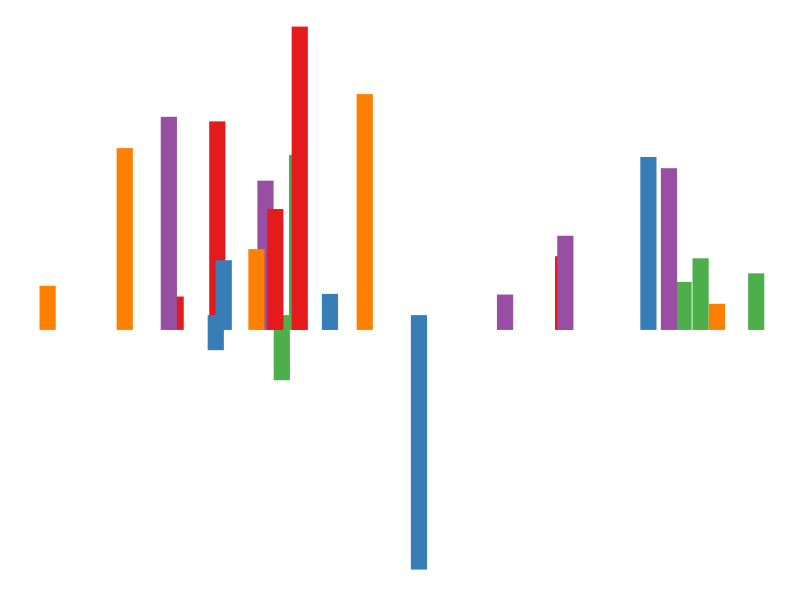

This chart was generated by the following R code:
## ---- chunk 1
knitr::opts_chunk$set(echo = TRUE)
library(ggplot2)

## ---- chunk 2

generate_data <- function(N,ngroup,xmean,xvar,ymean,yvar,zmean,zvar){
   DAT=data.frame()

  names=paste("G_",seq(1,ngroup),sep="")
  DAT=data.frame()
  for(i in seq(1:ngroup)){
      data=data.frame( matrix(0, ngroup , 4))
      data[,1]=sample(names, nrow(data))
      data[,2]=sample( c(rnorm(N,mean = xmean,sd = xvar),c(1:ngroup)) ,nrow(data))
      data[,3]=sample( c(rnorm(N,mean=ymean,sd = yvar),c(1:ngroup)) ,nrow(data))
      data[,4]=sample( c(rnorm(N,mean=zmean,sd = zvar),c(1:ngroup)) ,nrow(data))
      DAT=rbind(DAT,data)
  }
  colnames(DAT)=c("Group","X","Y","Z")
  DAT
}
gendata <- generate_data(1050,5,1,2,3,4,5,6)
head(gendata)
## ---- chunk 3

generate_plot <- function(DAT,colorscale="Set1",size=5,alpha=0.5,geom=1,polar=F){

  p <- ggplot() +
    
    scale_color_brewer(palette = colorscale) +
    scale_fill_brewer(palette = colorscale) +
    #geom_col()+
    #theme_bw()# +
    theme(
      line = element_blank(),
      text = element_blank(),
      title = element_blank(),
      legend.position = "none",
      panel.border = element_blank(),
      panel.background = element_blank()
    )
  
  
  if (geom == 1) {
    p <- p + geom_col(
      aes(
        x = X,
        y = Y,
        color = Group,
        group = Group
      ),
      size = size,
      alpha = alpha,
      data = DAT
    )
  }
  if(geom==2){
      p <- p+geom_tile( aes(x=X,
                            y=Y,
                            height = Z,

                            color=Group,
                            group=Group,
                            width=size
      ), size=size,
      alpha=alpha,data = DAT)
  }
  if(geom==3){
     p <- p+geom_boxplot( aes(x=X,
                              y=Y,

                              color=Group,
                              group=Group
     ), size=size,
     alpha=alpha,data = DAT)
  }
  if(geom==4){
    p <- p+geom_violin( aes(x=Group,
                            y=Y,

                            color=Group
    ),  size=size,
    alpha=alpha,data = DAT)
  }

  if(geom==5){
      p <- p+geom_area( aes(x=X,
                            y = Y,


                            color=Group,
                            group=Group
      ), size=size,alpha=alpha,data = DAT)
  }

  if(geom==6){
      p <- p+geom_point( aes(x=X,
                             y=Y,

                             color=Group
      ),size=size,
      alpha=alpha,data = DAT)
  }

  if(geom==7){
      p <- p+geom_line( aes(x=X,
                            y=Y,
                            z=Z,

                            color=Group,
                            group=Group
      ), size=size,
      alpha=alpha,data = DAT)
  }
  if(geom==8){
      p <- p+geom_spoke( aes(x=X,y=Y,angle=Z,color=Group
      ),
      alpha=alpha,radius=size,size=size,data = DAT)
  }

  
  
  if(polar==T){
      p <- p+coord_polar()
  }
  p
    
}
generate_plot(gendata)
## ---- chunk 4
gendata
generate_plot(gendata,colorscale = "Set2",size = 15,geom = 9,polar = T)

## ---- chunk 5

generate_config <- function(NPOP){
  data.frame(
    list(
      id = seq(1, NPOP),
      geom = sample(1:8, NPOP, replace = T),
      ngroups = sample(2:30, NPOP, replace = T),
      N = sample(150:1500, NPOP, replace = T),
      xmean = sample(1:5, NPOP, replace = T),
      ymean = sample(1:5, NPOP, replace = T),
      zmean = sample(1:5, NPOP, replace = T),
      xvar = sample(1:50, NPOP, replace = T),
      yvar = sample(1:50, NPOP, replace = T),
      zvar = sample(1:50, NPOP, replace = T),
      alpha = runif(NPOP, 0, 1),
      polar = sample(c(T, F), NPOP, replace = T),
      size = sample(seq(1, 100, 1), NPOP, replace = T),
      ncolor = sample(2:8, NPOP, replace = T),
      colorscale = sample(
        c(
          "Set1",
          "Set2",
          "Set3",
          "Pastel1",
          "Pastel2",
          "Paired",
          "Dark2",
          "Accent",
          "Blues",
          "Greys",
          "BuGn",
          "Reds",
          "Oranges",
          "Greens"
        ),
        NPOP,
        replace = T
      ),
      score = rep(NA, NPOP),
      pred_score = rep(NA, NPOP),
      rated = rep(F, NPOP)
    )
  )
}
generate_config(10)

